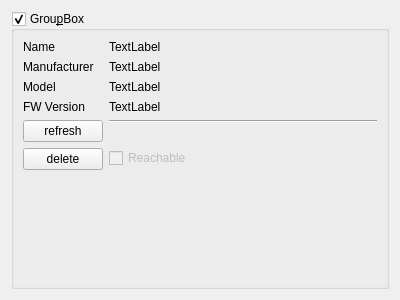
<?xml version="1.0" encoding="UTF-8"?>
<ui version="4.0">
 <class>DeviceNodeWidget</class>
 <widget class="QWidget" name="DeviceNodeWidget">
  <property name="geometry">
   <rect>
    <x>0</x>
    <y>0</y>
    <width>400</width>
    <height>300</height>
   </rect>
  </property>
  <property name="windowTitle">
   <string>Form</string>
  </property>
  <layout class="QHBoxLayout" name="horizontalLayout">
   <item>
    <widget class="QGroupBox" name="groupBox">
     <property name="title">
      <string>Grou&amp;pBox</string>
     </property>
     <property name="checkable">
      <bool>true</bool>
     </property>
     <layout class="QVBoxLayout" name="verticalLayout">
      <property name="spacing">
       <number>0</number>
      </property>
      <property name="leftMargin">
       <number>0</number>
      </property>
      <property name="topMargin">
       <number>0</number>
      </property>
      <property name="rightMargin">
       <number>0</number>
      </property>
      <property name="bottomMargin">
       <number>0</number>
      </property>
      <item>
       <widget class="QWidget" name="content" native="true">
        <layout class="QFormLayout" name="formLayout">
         <item row="0" column="0">
          <widget class="QLabel" name="label_3">
           <property name="text">
            <string>Name</string>
           </property>
          </widget>
         </item>
         <item row="0" column="1">
          <widget class="QLabel" name="labelName">
           <property name="text">
            <string>TextLabel</string>
           </property>
          </widget>
         </item>
         <item row="1" column="0">
          <widget class="QLabel" name="label">
           <property name="text">
            <string>Manufacturer</string>
           </property>
          </widget>
         </item>
         <item row="1" column="1">
          <widget class="QLabel" name="labelManufacturer">
           <property name="text">
            <string>TextLabel</string>
           </property>
          </widget>
         </item>
         <item row="2" column="0">
          <widget class="QLabel" name="label_2">
           <property name="text">
            <string>Model</string>
           </property>
          </widget>
         </item>
         <item row="2" column="1">
          <widget class="QLabel" name="labelModel">
           <property name="text">
            <string>TextLabel</string>
           </property>
          </widget>
         </item>
         <item row="3" column="0">
          <widget class="QLabel" name="label_4">
           <property name="text">
            <string>FW Version</string>
           </property>
          </widget>
         </item>
         <item row="3" column="1">
          <widget class="QLabel" name="labelFirmware">
           <property name="text">
            <string>TextLabel</string>
           </property>
          </widget>
         </item>
         <item row="4" column="0">
          <widget class="QPushButton" name="buttonRefresh">
           <property name="text">
            <string>refresh</string>
           </property>
          </widget>
         </item>
         <item row="4" column="1">
          <widget class="Line" name="line">
           <property name="orientation">
            <enum>Qt::Horizontal</enum>
           </property>
          </widget>
         </item>
         <item row="5" column="0">
          <widget class="QPushButton" name="buttonDelete">
           <property name="text">
            <string>delete</string>
           </property>
          </widget>
         </item>
         <item row="5" column="1">
          <widget class="QCheckBox" name="checkReachable">
           <property name="enabled">
            <bool>false</bool>
           </property>
           <property name="text">
            <string>Reachable</string>
           </property>
           <property name="checkable">
            <bool>true</bool>
           </property>
          </widget>
         </item>
        </layout>
       </widget>
      </item>
     </layout>
    </widget>
   </item>
  </layout>
 </widget>
 <resources/>
 <connections/>
</ui>
